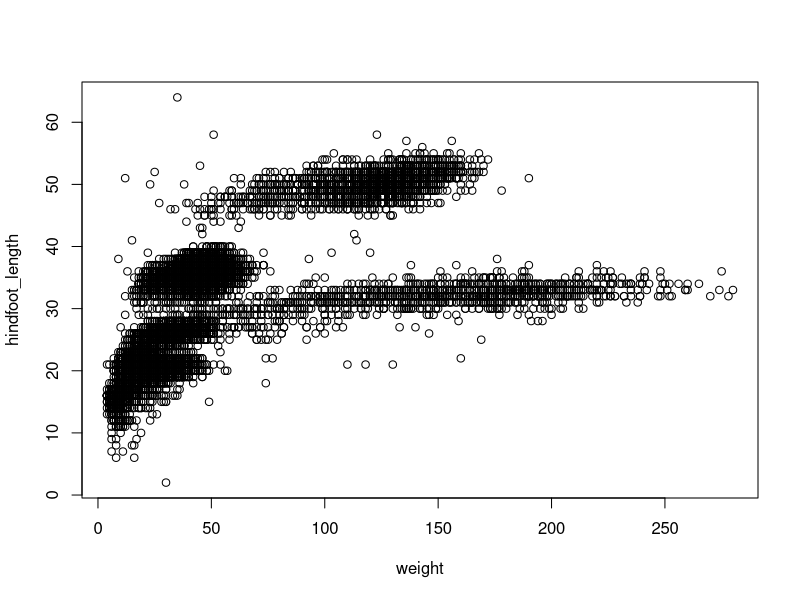
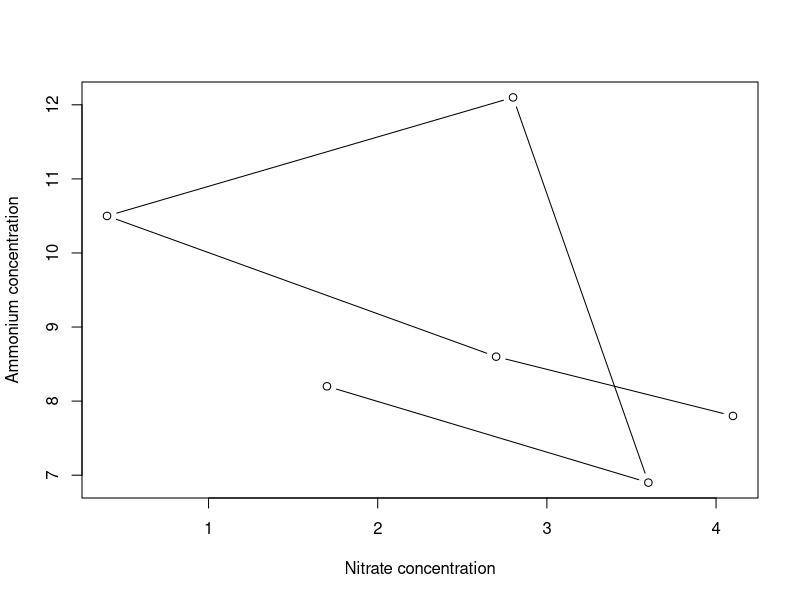
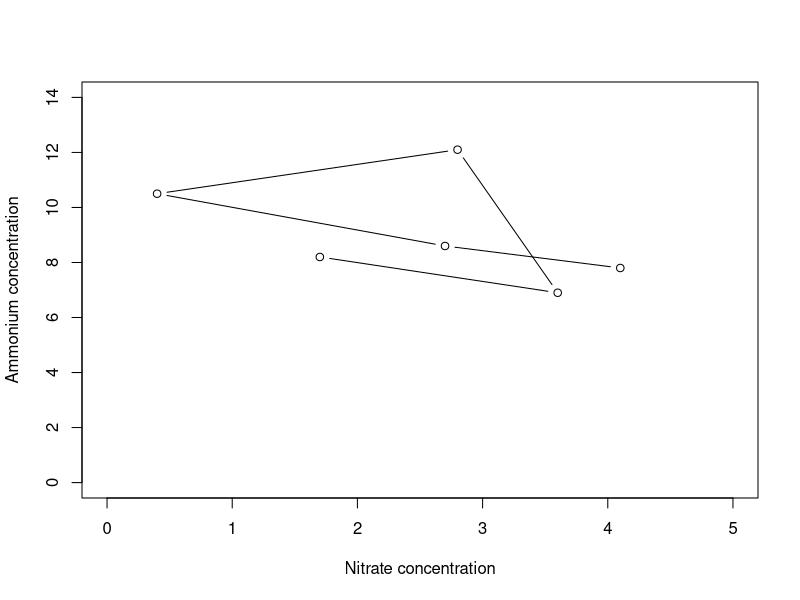
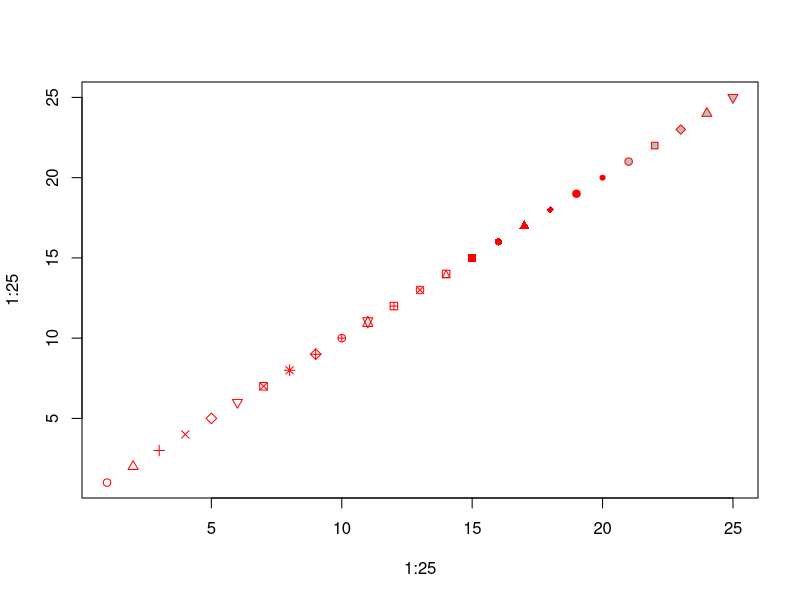
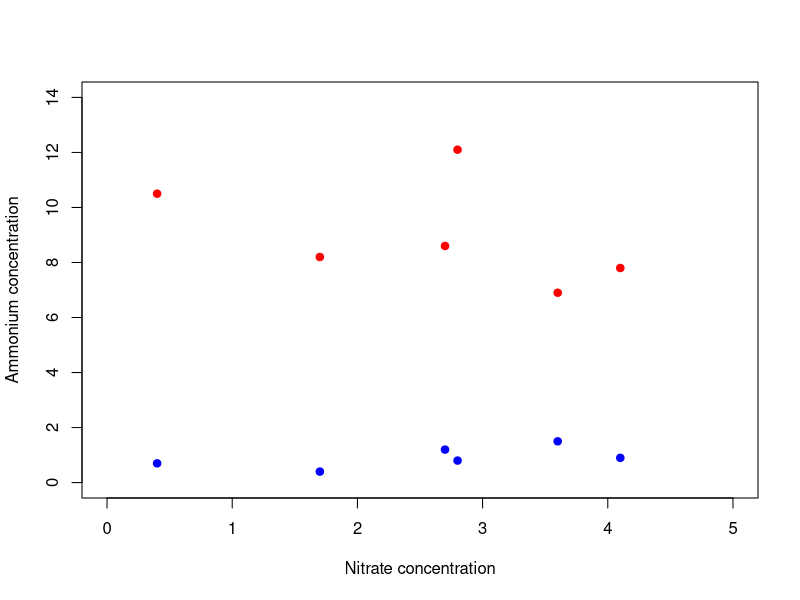
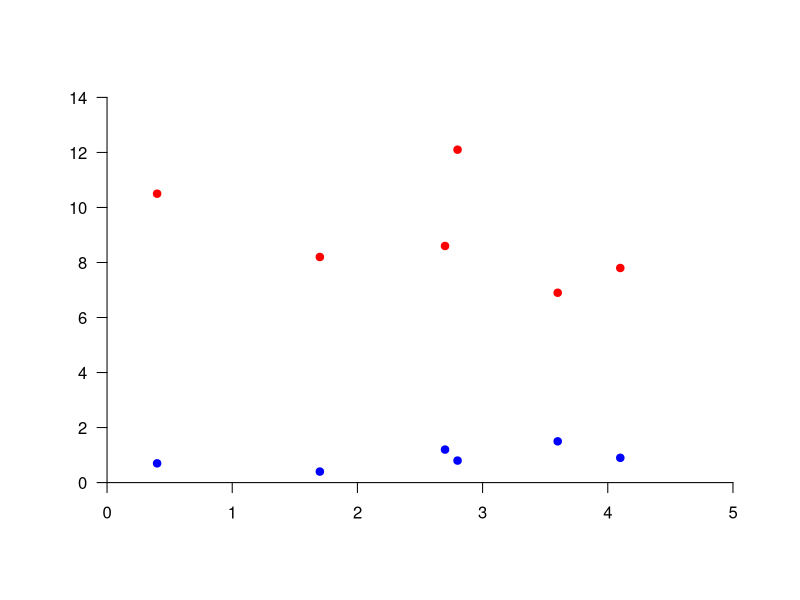
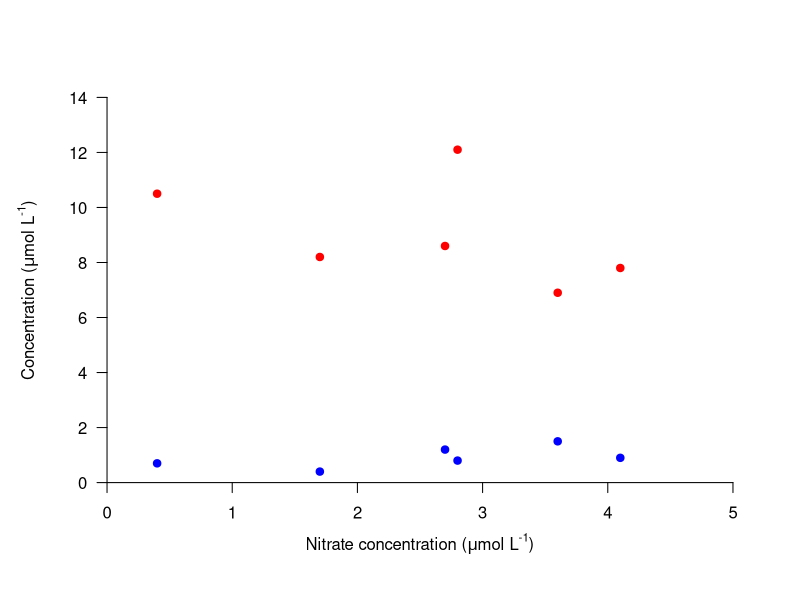
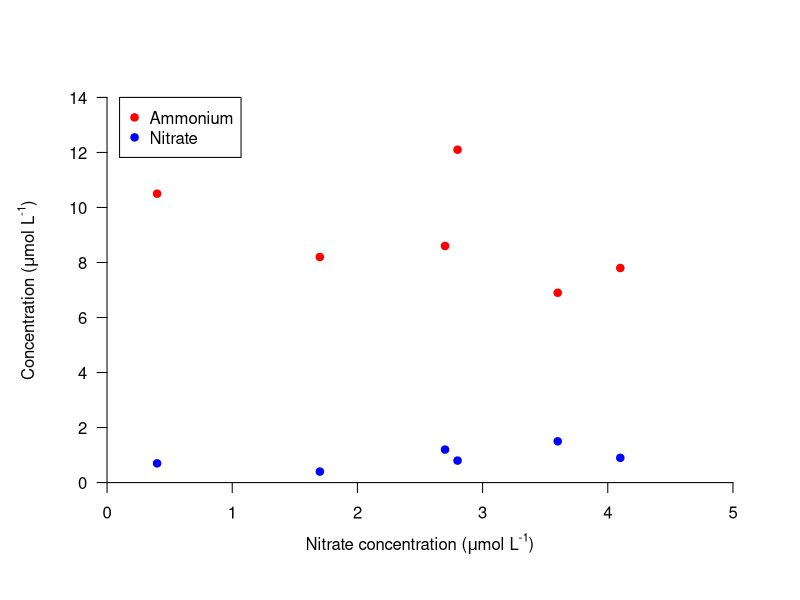

These charts were generated, in order, by the following R code:
## ---- chunk 1
## Load packages that would theoretically have been loaded during previous lessons, to allow for functioning as a standalone script
library("dplyr")
library("tidyr")
## Read in data used in my previous dplyr lessons
nutrients <- read.csv(file="../Data/Experiment_nutrients.csv")
## ---- chunk 2
## Process data as in the Data Carpentry plotting lesson
# surveys_raw <- read.csv("https://ndownloader.figshare.com/files/2292172") # Download file
# write.table(surveys_raw, file="Data/surveys_raw.csv") # Write to disk for faster reading (run in console, not knitr)
surveys_raw <- read.table(file="../Data/surveys_raw.csv")
# Filter out missing data 
surveys_complete <- surveys_raw %>%
                    filter(species_id != "") %>%        # remove missing species_id
                    filter(!is.na(weight)) %>%          # remove missing weight
                    filter(!is.na(hindfoot_length))     # remove missing hindfoot_length
# Filter out species with less than 10 counts 
  # Count records per species
    species_counts <- surveys_complete %>%
                      group_by(species_id) %>%
                      tally  
  # Get names of those frequent species
    frequent_species <- species_counts %>%
                        filter(n >= 10) %>%
                        select(species_id)
  # Remove from main dataset
    surveys_complete <- surveys_complete %>%
               filter(species_id %in% frequent_species$species_id)
## ---- chunk 3
plot(hindfoot_length ~ weight, data=surveys_complete)
## ---- chunk 4
plot(Ammonium ~ Nitrate, data=nutrients, type="b", xlab="Nitrate concentration", ylab="Ammonium concentration")
## ---- chunk 5
plot(Ammonium ~ Nitrate, data=nutrients, type="b", xlim=c(0,5), ylim=c(0, 14), xlab="Nitrate concentration", ylab="Ammonium concentration")
## ---- chunk 6
plot(1:25, 1:25, pch=1:25, col="red", bg="gray")
## ---- chunk 7
plot(Ammonium ~ Nitrate, data=nutrients, pch=19, col="red", xlim=c(0,5), ylim=c(0, 14), xlab="Nitrate concentration", ylab="Ammonium concentration")
points(Nitrite ~ Nitrate, data=nutrients, pch=19, col="blue")
## ---- chunk 8
plot(100, 100, xlim=c(0,5), ylim=c(0, 14), xlab="", ylab="", axes=FALSE)  # Make empty plot
  axis(1, pos=0, las=1)  # Add x-axis
  axis(2, pos=0, las=1)  # Add y-axis
  points(Ammonium ~ Nitrate, data=nutrients, pch=19, col="red")  # Add ammonium points
  points(Nitrite ~ Nitrate, data=nutrients, pch=19, col="blue")  # Add nitrite points
## ---- chunk 9
plot(100, 100, xlim=c(0,5), ylim=c(0, 14), xlab="", ylab="", axes=FALSE)  
  axis(1, pos=0, las=1)
    mtext(text=expression("Nitrate concentration ("*mu*"mol L"^"-1"*")"), side=1, line=2)  # Add x-axis label
  axis(2, pos=0, las=1)  
    mtext(text=expression("Concentration ("*mu*"mol L"^"-1"*")"), side=2, line=2)  # Add y-axis label
  points(Ammonium ~ Nitrate, data=nutrients, pch=19, col="red")
  points(Nitrite ~ Nitrate, data=nutrients, pch=19, col="blue")
## ---- chunk 10
plot(100, 100, xlim=c(0,5), ylim=c(0, 14), xlab="", ylab="", axes=FALSE)  # Make empty plot
  axis(1, pos=0, las=1)
    mtext(text=expression("Nitrate concentration ("*mu*"mol L"^"-1"*")"), side=1, line=2) 
  axis(2, pos=0, las=1) 
    mtext(text=expression("Concentration ("*mu*"mol L"^"-1"*")"), side=2, line=2) 
  points(Ammonium ~ Nitrate, data=nutrients, pch=19, col="red")  
  points(Nitrite ~ Nitrate, data=nutrients, pch=19, col="blue")  
  legend(x=0.1, y=14, legend=c("Ammonium", "Nitrate"), pch=19, col=c("red","blue"))  # Add a legend
